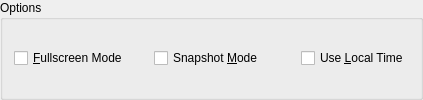
             <widget class="QGroupBox" name="GB_Options">
              <property name="title">
               <string>Options</string>
              </property>
              <layout class="QHBoxLayout" name="horizontalLayout_3">
               <item>
                <widget class="QCheckBox" name="CH_Fullscreen">
                 <property name="sizePolicy">
                  <sizepolicy hsizetype="Minimum" vsizetype="Fixed">
                   <horstretch>0</horstretch>
                   <verstretch>0</verstretch>
                  </sizepolicy>
                 </property>
                 <property name="toolTip">
                  <string>Start in full screen</string>
                 </property>
                 <property name="text">
                  <string>&amp;Fullscreen Mode</string>
                 </property>
                </widget>
               </item>
               <item>
                <spacer>
                 <property name="orientation">
                  <enum>Qt::Horizontal</enum>
                 </property>
                 <property name="sizeHint" stdset="0">
                  <size>
                   <width>20</width>
                   <height>20</height>
                  </size>
                 </property>
                </spacer>
               </item>
               <item>
                <widget class="QCheckBox" name="CH_Snapshot">
                 <property name="sizePolicy">
                  <sizepolicy hsizetype="Minimum" vsizetype="Fixed">
                   <horstretch>0</horstretch>
                   <verstretch>0</verstretch>
                  </sizepolicy>
                 </property>
                 <property name="text">
                  <string>Snapshot &amp;Mode</string>
                 </property>
                </widget>
               </item>
               <item>
                <spacer>
                 <property name="orientation">
                  <enum>Qt::Horizontal</enum>
                 </property>
                 <property name="sizeHint" stdset="0">
                  <size>
                   <width>31</width>
                   <height>20</height>
                  </size>
                 </property>
                </spacer>
               </item>
               <item>
                <widget class="QCheckBox" name="CH_Local_Time">
                 <property name="sizePolicy">
                  <sizepolicy hsizetype="Minimum" vsizetype="Fixed">
                   <horstretch>0</horstretch>
                   <verstretch>0</verstretch>
                  </sizepolicy>
                 </property>
                 <property name="toolTip">
                  <string>Set real time clock to local time. Default=utc</string>
                 </property>
                 <property name="text">
                  <string>Use &amp;Local Time</string>
                 </property>
                </widget>
               </item>
              </layout>
             </widget>
